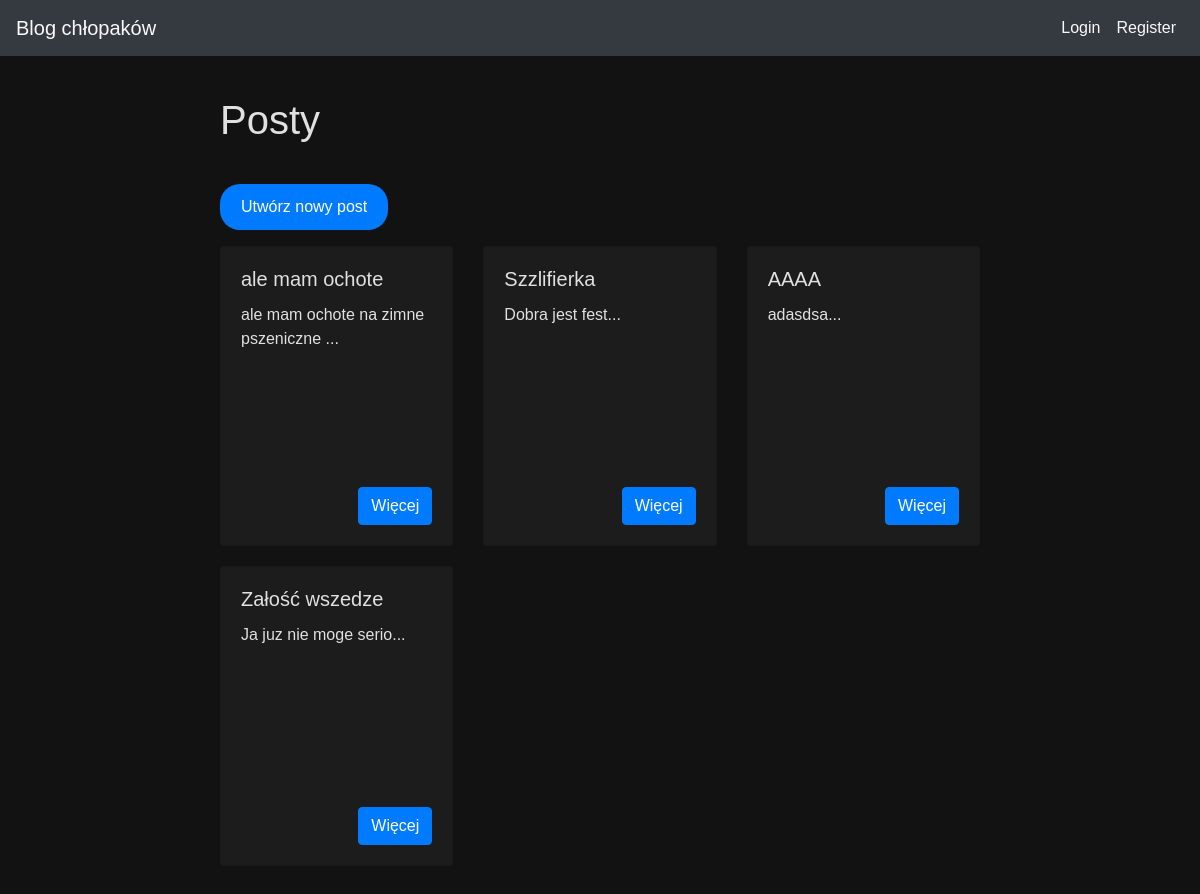
Screenshot of /blog/ with the database file from the repository.
### models.py (models this page shows)
class BlogPost(db.Model):
    __tablename__ = 'blog_post'
    id = db.Column(db.Integer, primary_key=True)
    title = db.Column(db.String(150), nullable=False)
    content = db.Column(db.Text, nullable=False)
    author_id = db.Column(db.Integer, db.ForeignKey('user.id'), nullable=False)
    created_at = db.Column(db.DateTime, default=datetime.utcnow)
    image = db.Column(db.String(150), nullable=True)  # Ścieżka do obrazu posta

### blog/routes.py (the view)
@blog_blueprint.route('/')
def index():
    _zmienna = 'dodano post'
    posts = BlogPost.query.order_by(BlogPost.created_at.desc()).all()
    return render_template('blog_index.html', posts=posts)

### app.py (called while the page is built)
@app.context_processor
def inject_current_user():
    return dict(current_user=current_user)

### templates/blog_index.html (shortened to what this page needs)
{% extends "base.html" %}
{% block content %}
<h1>Posty</h1>
<a class="btn btn-custom mb-3" href="{{ url_for('blog.create_post') }}">Utwórz nowy post</a>
<div class="row">
    {% for post in posts %}
        <div class="col-md-4">
            <div class="card">
                <div class="card-body">
                    <h5 class="card-title">{{ post.title }}</h5>
                    <p class="card-text">{{ post.content[:100] }}...</p>
                    <a href="{{ url_for('blog.post', post_id=post.id) }}" class="btn btn-primary">Więcej</a>
                </div>
            </div>
        </div>
    {% endfor %}
</div>
{% endblock %}

### static/css/styles.css (style rules this page uses)
body { font-family: 'Arial', sans-serif; background-color: #121212; color: #e0e0e0; }
.card { background-color: #1c1c1c; color: #e0e0e0; margin-bottom: 20px; height: 300px; overflow: hidden; display: flex; flex-direction: column; }
.card-body { flex: 1; display: flex; flex-direction: column; }
.card-title { white-space: nowrap; overflow: hidden; text-overflow: ellipsis; }
.card-text { flex: 1; white-space: pre-wrap; }
.btn-primary { align-self: flex-end; margin-top: auto; }
.btn-custom { border-radius: 20px; padding: 10px 20px; background-color: #007bff; color: white; transition: background-color 0.3s; }
.btn { margin-top: 20px; }
h1 { font-size: 2.5rem; margin-bottom: 20px; }

### rows the page displays
BlogPost: title "ale mam ochote", content "ale mam ochote na zimne pszeniczne"
BlogPost: title "Szzlifierka", content "Dobra jest fest"
BlogPost: title "AAAA", content "adasdsa"
BlogPost: title "Załość wszedze", content "Ja juz nie moge serio"
